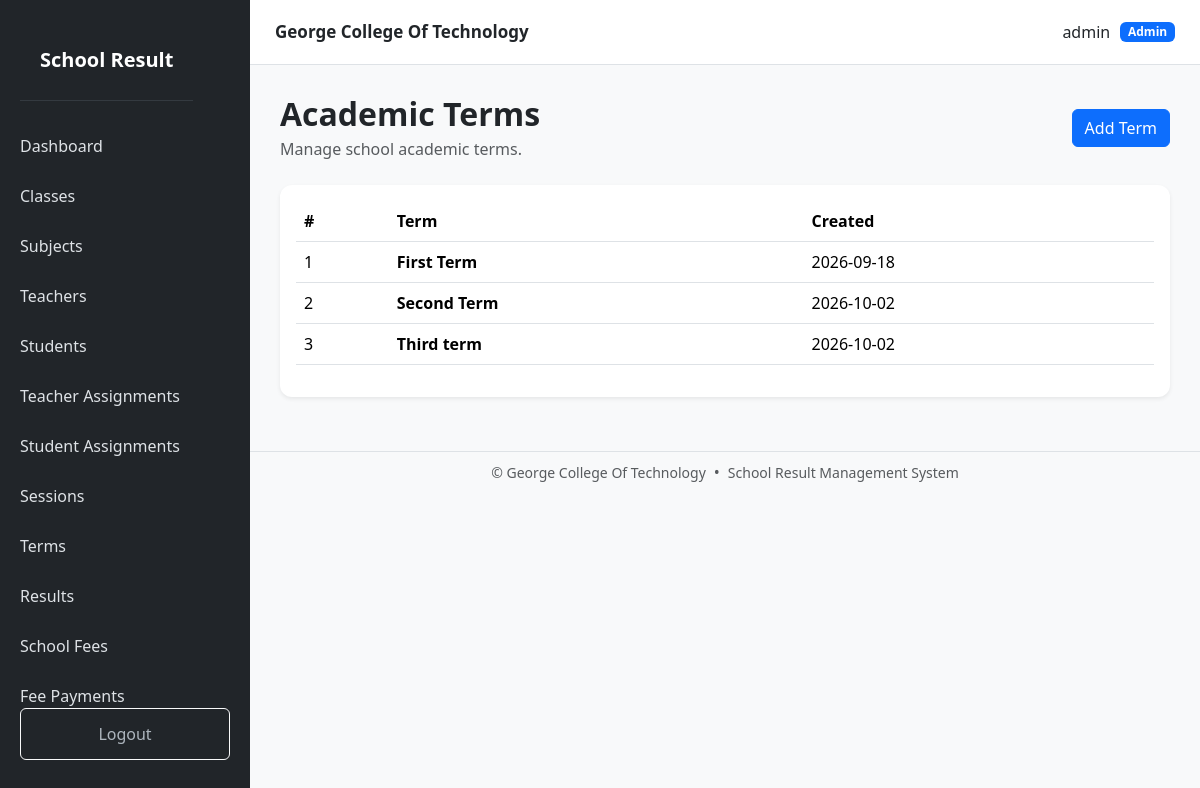
The page /terms/ (signed in) on the database its author committed.
### models.py (models this page shows, shortened)
class User(UserMixin, db.Model):
    __tablename__ = "users"
    id = db.Column(
        db.Integer,
        primary_key=True
    )
    username = db.Column(
        db.String(100),
        unique=True,
        nullable=False
    )
    password_hash = db.Column(
        db.String(255),
        nullable=False
    )
    role = db.Column(
        db.String(20),
        nullable=False,
        default="student"
    )
    is_active = db.Column(
        db.Boolean,
        default=True
    )
    teacher = db.relationship(
        "Teacher",
        back_populates="user",
        uselist=False
    )
    student = db.relationship(
        "Student",
        back_populates="user",
        uselist=False
    )

class Term(db.Model):
    __tablename__ = "terms"
    id = db.Column(
        db.Integer,
        primary_key=True
    )
    name = db.Column(
        db.String(100),
        unique=True,
        nullable=False
    )
    created_at = db.Column(
        db.DateTime,
        server_default=db.func.now()
    )
    results = db.relationship(
        "Result",
        back_populates="term"
    )

### routes/term.py (the view, shortened to what this page needs)
@term.route("/")
@login_required
def list_terms():
    terms = Term.query.order_by(
        Term.name
    ).all()
    return render_template(
        "term/list.html",
        terms=terms
    )

### templates/term/list.html (shortened to what this page needs)
{% extends "base.html" %}
{% block content %}
<div class="d-flex justify-content-between align-items-center mb-4">
    <div>
        <h2 class="fw-bold mb-1">
            Academic Terms
        </h2>
        <p class="text-muted mb-0">
            Manage school academic terms.
        </p>
    </div>
    {% if current_user.role == "admin" %}
    <a
        href="{{ url_for('term.create_term') }}"
        class="btn btn-primary"
    >
        Add Term
    </a>
    {% endif %}
</div>
<div class="card shadow-sm border-0">
    <div class="card-body">
        <div class="table-responsive">
            <table class="table table-hover align-middle">
                <thead>
                    <tr>
                        <th>#</th>
                        <th>Term</th>
                        <th>Created</th>
                    </tr>
                </thead>
                <tbody>
                    {% for item in terms %}
                    <tr>
                        <td>
                            {{ loop.index }}
                        </td>
                        <td>
                            <strong>
                                {{ item.name }}
                            </strong>
                        </td>
                        <td>
                            {{ item.created_at.strftime('%Y-%m-%d') if item.created_at else '-' }}
                        </td>
                    </tr>
                    {% endfor %}
                </tbody>
            </table>
        </div>
    </div>
</div>
{% endblock %}

### templates/base.html (shortened to what this page needs)
<!DOCTYPE html>
<html lang="en">
<head>
    <link
        href="https://cdn.jsdelivr.net/npm/bootstrap@5.3.3/dist/css/bootstrap.min.css"
        rel="stylesheet"
    >
    <link
        rel="stylesheet"
        href="{{ url_for('static', filename='css/style.css') }}"
    >
</head>
<body>
{% if current_user.is_authenticated %}
<div
    class="sidebar"
    id="sidebar"
>
    <div class="sidebar-header">
        <div class="brand">
            School Result
        </div>
    </div>
    {% if current_user.role == "admin" %}
        <a href="{{ url_for('dashboard.index') }}">
            Dashboard
        </a>
        <a href="{{ url_for('classroom.list_classrooms') }}">
            Classes
        </a>
        <a href="{{ url_for('subject.list_subjects') }}">
            Subjects
        </a>
        <a href="{{ url_for('teacher.list_teachers') }}">
            Teachers
        </a>
        <a href="{{ url_for('student.list_students') }}">
            Students
        </a>
        <a href="{{ url_for('assignment.list_assignments') }}">
            Teacher Assignments
        </a>
        <a href="{{ url_for('student.student_assignments') }}">
            Student Assignments
        </a>
        <a href="{{ url_for('session.list_sessions') }}">
            Sessions
        </a>
        <a href="{{ url_for('term.list_terms') }}">
            Terms
        </a>
        <a href="{{ url_for('result.list_results') }}">
            Results
        </a>
        <a href="{{ url_for('fee.school_fees') }}">
            School Fees
        </a>
        <a href="{{ url_for('payment.fee_payments') }}">
            Fee Payments
        </a>
    {% endif %}
    <div class="logout">
        <a
            href="{{ url_for('auth.logout') }}"
            class="btn btn-outline-light w-100"
        >
            Logout
        </a>
    </div>
</div>
<div class="main-content">
    <div class="page-wrapper">
        <div class="topbar">
            <strong class="topbar-title">
                George College Of Technology
            </strong>
            <div class="topbar-user">
                <span>
                    {{ current_user.username }}
                </span>
                <span class="badge bg-primary">
                    {{ current_user.role|capitalize }}
                </span>
            </div>
        </div>
        <main class="content">
            {% block content %}
            {% endblock %}
        </main>
        <footer
            class="no-print border-top bg-light mt-4 py-2"
        >
            <div
                class="container-fluid d-flex justify-content-center align-items-center flex-wrap gap-2"
            >
                <small class="text-muted">
                    &copy; {{ current_year }}
                    George College Of Technology
                </small>
                <span class="text-muted">
                    •
                </span>
                <small class="text-muted">
                    School Result Management System
                </small>
            </div>
        </footer>
    </div>
</div>
{% else %}
<!-- =========================================================
     PUBLIC / AUTH PAGES
========================================================= -->
{% block auth_content %}
{% endblock %}
{% endif %}
</body>
</html>

### static/css/style.css (style rules this page uses)
body { background: #f5f7fb; }
.sidebar { width: 250px; min-height: 100vh; background: #212529; position: fixed; left: 0; top: 0; bottom: 0; }
.brand { color: white; font-size: 22px; font-weight: bold; padding: 25px 20px; border-bottom: 1px solid #343a40; }
.sidebar a { display: block; color: #adb5bd; text-decoration: none; padding: 13px 20px; }
.logout { position: absolute; bottom: 20px; width: 100%; padding: 0 20px; }
.main-content { margin-left: 250px; min-height: 100vh; }
.topbar { background: white; padding: 18px 30px; border-bottom: 1px solid #ddd; display: flex; justify-content: space-between; }
.content { padding: 30px; }
.card { border: none; border-radius: 12px; }
body { margin: 0; background: #f8f9fa; }
.sidebar { position: fixed; top: 0; left: 0; width: 250px; height: 100vh; background: #212529; color: white; z-index: 1050; display: flex; flex-direction: column; overflow-y: auto; }
.sidebar-header { display: flex; align-items: center; justify-content: space-between; padding: 20px; }
.brand { font-size: 20px; font-weight: bold; }
.sidebar > a { display: block; color: #dee2e6; text-decoration: none; padding: 13px 20px; transition: 0.2s; }
.logout { margin-top: auto; padding: 20px; }
.topbar { height: 65px; background: white; border-bottom: 1px solid #dee2e6; display: flex; align-items: center; justify-content: space-between; padding: 0 25px; position: sticky; top: 0; z-index: 1000; }
.topbar-title { font-size: 17px; }
.topbar-user { display: flex; align-items: center; gap: 10px; }

### rows shown on the page
User: username "admin", role "Admin"
Term: name "First Term", created_at "2026-09-18"
Term: name "Second Term", created_at "2026-10-02"
Term: name "Third term", created_at "2026-10-02"
